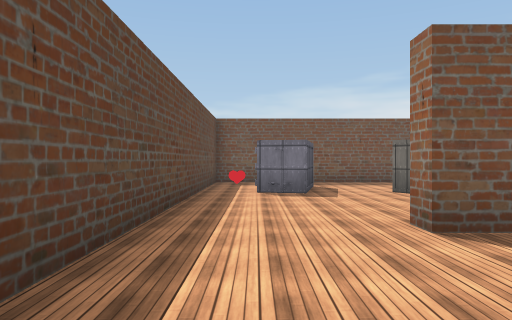
view 1 (above)

13 first-person views from a walk through a Unity game level. The camera is 1.4 m above the floor, looks level and sees 70° across. The floor is counted in squares, 2 m on a side. Each view is taken from the middle of a square. On the plan, view 1 faces up. The plan holds only what a view shows up to about 11 squares ahead; the rest is blank. The place goes on beyond the plan. The player character is not drawn. Some animated figures are not drawn. Some surface patterns are stand-ins.

view 2
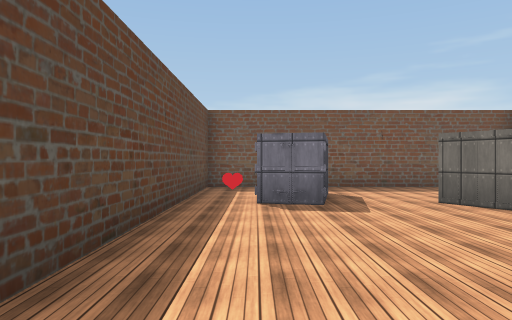

view 3
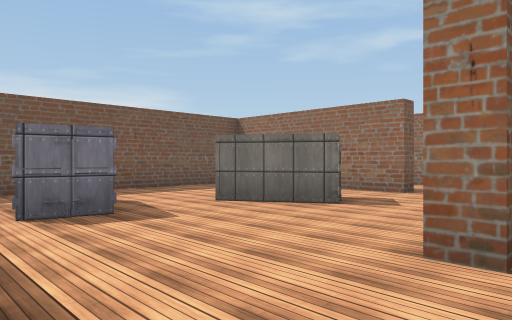

view 4
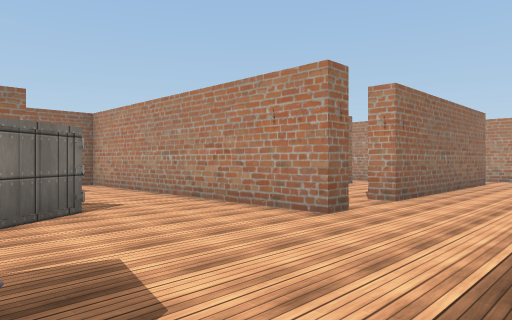

view 5
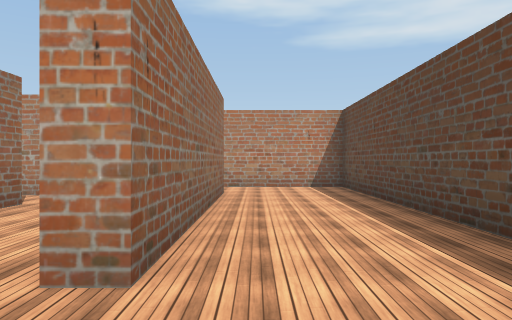

view 6
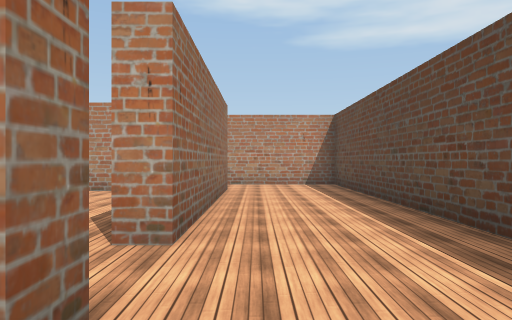

view 7
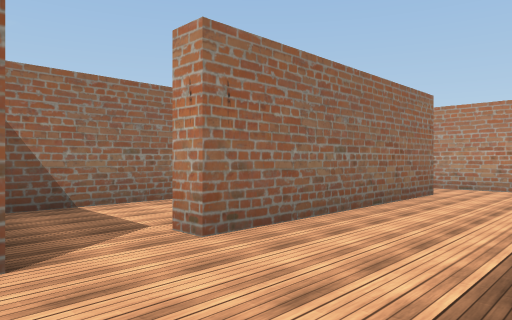

view 8
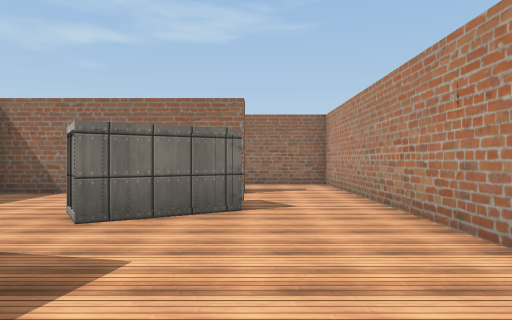

view 9
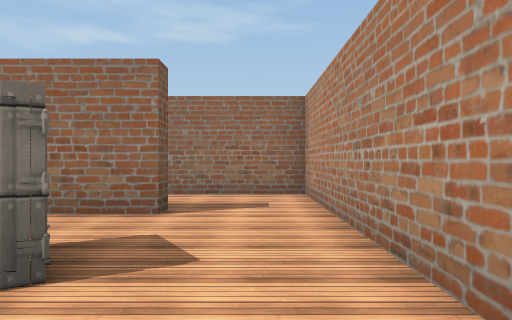

view 10
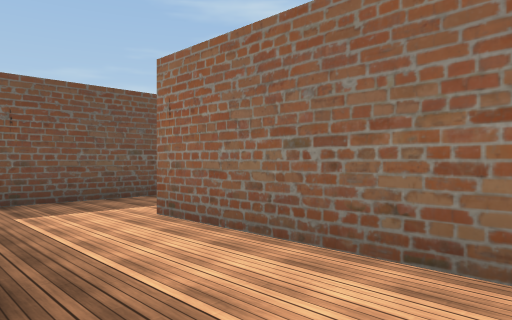

view 11
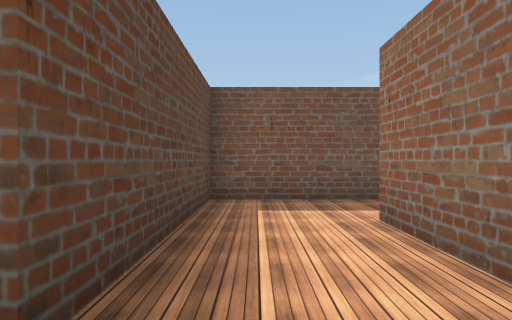

view 12
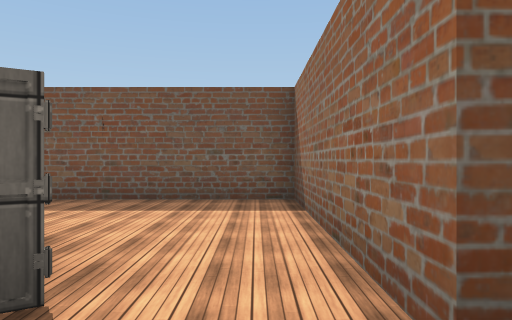

view 13
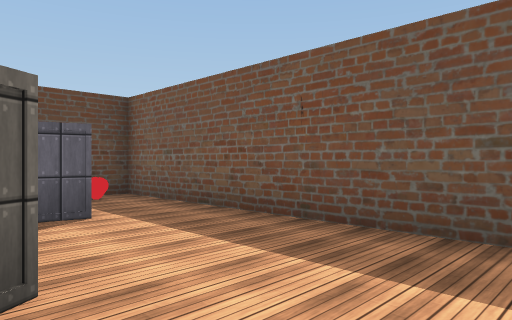

### Floor plan
Points are (right, up) in squares from view 1. A wall is a line through its corners. A room is listed if a view was taken in it or the views show most of it. See-through windows are left out.
Room 1 (views 1, 2, 3, 4, 5, 6, 7, 8, 9, 12, 13)
walls: (1.7, 3.5) (1.7, 4) (6.4, 4); (6.7, 6.2) (6.7, 11.5) (-1.2, 11.5) (-1.2, -5.5) (1.4, -5.5); (1.7, -3.8) (1.7, 2)
ways out: opening at (7, 5.5) to room 2; opening at (2, 3) to room 5; opening at (2, -5)
objects: other object (-1, 11); container (0, 8) to (1, 10); container (3, 7) to (5, 8)
Room 2 (views 10, 11)
walls: (9.6, 11.5) (7.2, 11.5) (7.2, 6.2) (6.7, 6.2); (6.4, 4) (9.4, 4) (9.4, 9.2)
ways out: opening at (7, 5.5) to room 1; opening at (10, 10.5)
Room 3 (no view inside)
walls: (4.7, -1.9) (4.7, -1.2); (4.2, -3.2) (5.8, -3.2)
ways out: opening at (3.5, -0.5) to room 4; opening at (5, -2.5)
Room 4 (no view inside)
walls: (4.7, 0.4) (4.7, 3)
ways out: opening at (3.5, -0.5) to room 3; opening at (3.5, 2) to room 5
Room 5 (no view inside)
walls: (2.5, 3.5) (1.7, 3.5); (1.7, 2) (2.2, 2)
ways out: opening at (2, 3) to room 1; opening at (3.5, 2) to room 4

Where each view was taken, in squares from view 1:
view 1: 0 up, 0 right, facing up
view 2: 2 up, 0 right, facing up
view 3: 3 up, 1 left, facing up-right
view 4: 8 up, 1 left, facing down-right
view 5: 4 up, 1 right, facing down
view 6: 5 up, 1 right, facing down
view 7: 4 up, 1 left, facing down-right
view 8: 6 up, 1 left, facing right
view 9: 5 up, 2 right, facing right
view 10: 5 up, 7 right, facing up-right
view 11: 5 up, 8 right, facing up
view 12: 5 up, 6 right, facing up
view 13: 8 up, 6 right, facing up-left
